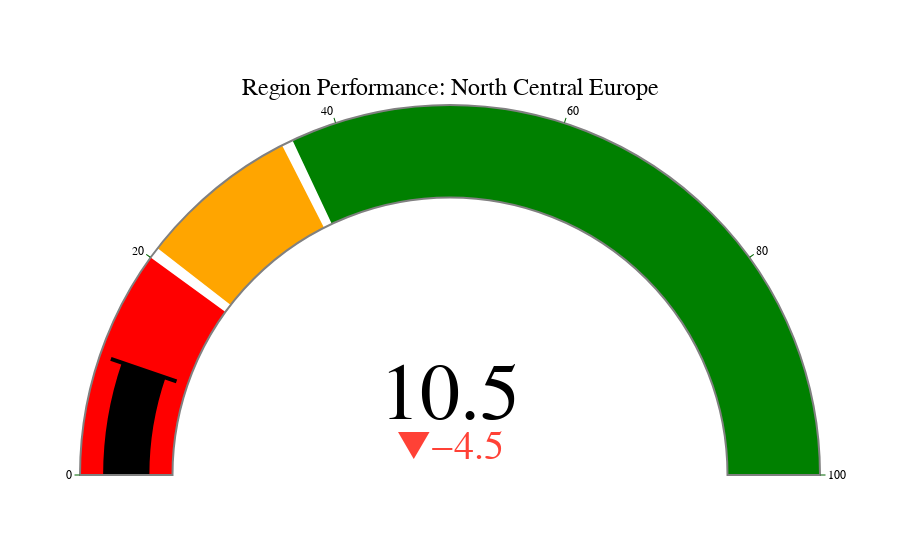

Here is the notebook cell this chart was saved with:
### Code cell
#SHARE OF TOTAL RADIAL
figST4 = go.Figure(go.Indicator(
    mode = "gauge+number+delta",
    value = 10.5,
    domain = {'x': [0, 1], 'y': [0, 1]},
    title = {'text': "Region Performance: North Central Europe", 'font': {'size': 24}},
    delta = {'reference': 15, 'increasing': {'color': "Green"}},
    gauge = {
        'axis': {'range': [None, 100], 'tickwidth': 1, 'tickcolor': "darkgreen"},
        'bar': {'color': "black"},
        'bgcolor': "white",
        'borderwidth': 2,
        'bordercolor': "gray",
        'steps': [
            {'range': [0, 20], 'color': 'red'},
            {'range': [21, 35], 'color': 'orange'},
            {'range': [36, 100], 'color': 'green'}],
        'threshold': {
            'line': {'color': "black", 'width': 4},
            'thickness': 0.75,
            'value': 10.5}}))

figST4.update_layout(paper_bgcolor = "white", font = {'color': "black", 'family': "Arial"})

figST4.show()

### Figure 1 — Plotly figure (JSON) as saved in the notebook; plotly's stock layout.template omitted (floating-point values rounded to 4 significant figures)
{"data": [{"delta": {"increasing": {"color": "Green"}, "reference": 15}, "domain": {"x": [0, 1], "y": [0, 1]}, "gauge": {"axis": {"range": [null, 100], "tickcolor": "darkgreen", "tickwidth": 1}, "bar": {"color": "black"}, "bgcolor": "white", "bordercolor": "gray", "borderwidth": 2, "steps": [{"color": "red", "range": [0, 20]}, {"color": "orange", "range": [21, 35]}, {"color": "green", "range": [36, 100]}], "threshold": {"line": {"color": "black", "width": 4}, "thickness": 0.75, "value": 10.5}}, "mode": "gauge+number+delta", "title": {"font": {"size": 24}, "text": "Region Performance: North Central Europe"}, "type": "indicator", "value": 10.5}], "layout": {"font": {"color": "black", "family": "Arial"}, "paper_bgcolor": "white"}}
